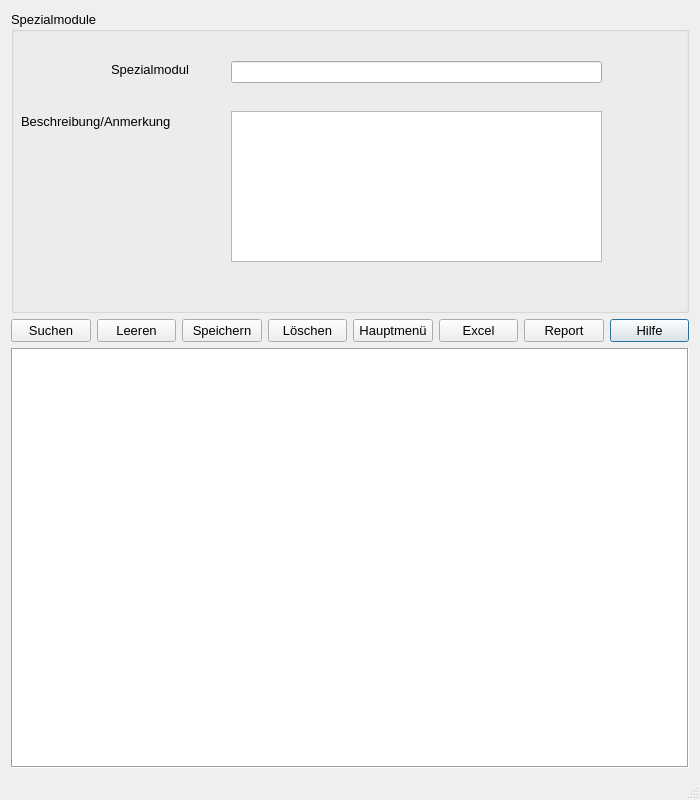
<?xml version="1.0" encoding="UTF-8"?>
<ui version="4.0">
 <class>Dialog</class>
 <widget class="QDialog" name="Dialog">
  <property name="geometry">
   <rect>
    <x>0</x>
    <y>0</y>
    <width>700</width>
    <height>800</height>
   </rect>
  </property>
  <property name="minimumSize">
   <size>
    <width>700</width>
    <height>800</height>
   </size>
  </property>
  <property name="font">
   <font>
    <pointsize>10</pointsize>
   </font>
  </property>
  <property name="windowTitle">
   <string>Dialog</string>
  </property>
  <property name="sizeGripEnabled">
   <bool>true</bool>
  </property>
  <layout class="QGridLayout" name="gridLayout">
   <item row="1" column="7">
    <widget class="QPushButton" name="btn_hilfe">
     <property name="sizePolicy">
      <sizepolicy hsizetype="Minimum" vsizetype="Fixed">
       <horstretch>0</horstretch>
       <verstretch>0</verstretch>
      </sizepolicy>
     </property>
     <property name="text">
      <string>Hilfe</string>
     </property>
     <property name="icon">
      <iconset>
       <normaloff>C:/Users/glaser3/_Symbole/UsedSymbols/info_13213.ico</normaloff>C:/Users/glaser3/_Symbole/UsedSymbols/info_13213.ico</iconset>
     </property>
    </widget>
   </item>
   <item row="4" column="0" colspan="8">
    <widget class="QTableWidget" name="tw_Table">
     <property name="sizePolicy">
      <sizepolicy hsizetype="Expanding" vsizetype="Fixed">
       <horstretch>0</horstretch>
       <verstretch>0</verstretch>
      </sizepolicy>
     </property>
     <property name="minimumSize">
      <size>
       <width>0</width>
       <height>420</height>
      </size>
     </property>
     <property name="frameShape">
      <enum>QFrame::Box</enum>
     </property>
     <property name="sizeAdjustPolicy">
      <enum>QAbstractScrollArea::AdjustIgnored</enum>
     </property>
    </widget>
   </item>
   <item row="1" column="3">
    <widget class="QPushButton" name="btn_loschen">
     <property name="sizePolicy">
      <sizepolicy hsizetype="Minimum" vsizetype="Fixed">
       <horstretch>0</horstretch>
       <verstretch>0</verstretch>
      </sizepolicy>
     </property>
     <property name="text">
      <string>Löschen</string>
     </property>
     <property name="icon">
      <iconset>
       <normaloff>C:/Users/glaser3/_Symbole/UsedSymbols/seo-social-web-network-internet_262_icon-icons.com_61518.ico</normaloff>C:/Users/glaser3/_Symbole/UsedSymbols/seo-social-web-network-internet_262_icon-icons.com_61518.ico</iconset>
     </property>
    </widget>
   </item>
   <item row="1" column="0">
    <widget class="QPushButton" name="btn_Suchen">
     <property name="sizePolicy">
      <sizepolicy hsizetype="Minimum" vsizetype="Fixed">
       <horstretch>0</horstretch>
       <verstretch>0</verstretch>
      </sizepolicy>
     </property>
     <property name="text">
      <string>Suchen</string>
     </property>
     <property name="icon">
      <iconset>
       <normaloff>C:/Users/glaser3/_Symbole/UsedSymbols/searchmagnifierinterfacesymbol1_79893.ico</normaloff>C:/Users/glaser3/_Symbole/UsedSymbols/searchmagnifierinterfacesymbol1_79893.ico</iconset>
     </property>
    </widget>
   </item>
   <item row="5" column="0" colspan="8">
    <widget class="QLabel" name="lab_INFO">
     <property name="sizePolicy">
      <sizepolicy hsizetype="Preferred" vsizetype="Fixed">
       <horstretch>0</horstretch>
       <verstretch>0</verstretch>
      </sizepolicy>
     </property>
     <property name="text">
      <string/>
     </property>
    </widget>
   </item>
   <item row="0" column="0" colspan="8">
    <widget class="QGroupBox" name="gb_Spezial">
     <property name="sizePolicy">
      <sizepolicy hsizetype="Ignored" vsizetype="Ignored">
       <horstretch>0</horstretch>
       <verstretch>0</verstretch>
      </sizepolicy>
     </property>
     <property name="title">
      <string>Spezialmodule</string>
     </property>
     <widget class="QLabel" name="lb_mod">
      <property name="geometry">
       <rect>
        <x>100</x>
        <y>50</y>
        <width>101</width>
        <height>16</height>
       </rect>
      </property>
      <property name="sizePolicy">
       <sizepolicy hsizetype="Preferred" vsizetype="Preferred">
        <horstretch>0</horstretch>
        <verstretch>0</verstretch>
       </sizepolicy>
      </property>
      <property name="text">
       <string>Spezialmodul</string>
      </property>
     </widget>
     <widget class="QLabel" name="lb_beschr">
      <property name="geometry">
       <rect>
        <x>10</x>
        <y>100</y>
        <width>191</width>
        <height>21</height>
       </rect>
      </property>
      <property name="sizePolicy">
       <sizepolicy hsizetype="Preferred" vsizetype="Preferred">
        <horstretch>0</horstretch>
        <verstretch>0</verstretch>
       </sizepolicy>
      </property>
      <property name="text">
       <string>Beschreibung/Anmerkung</string>
      </property>
     </widget>
     <widget class="QLineEdit" name="le_Modul">
      <property name="geometry">
       <rect>
        <x>220</x>
        <y>50</y>
        <width>371</width>
        <height>22</height>
       </rect>
      </property>
      <property name="sizePolicy">
       <sizepolicy hsizetype="Expanding" vsizetype="Preferred">
        <horstretch>0</horstretch>
        <verstretch>0</verstretch>
       </sizepolicy>
      </property>
     </widget>
     <widget class="QTextEdit" name="te_Beschreib">
      <property name="geometry">
       <rect>
        <x>220</x>
        <y>100</y>
        <width>371</width>
        <height>151</height>
       </rect>
      </property>
      <property name="sizePolicy">
       <sizepolicy hsizetype="Expanding" vsizetype="Preferred">
        <horstretch>0</horstretch>
        <verstretch>0</verstretch>
       </sizepolicy>
      </property>
      <property name="toolTipDuration">
       <number>-1</number>
      </property>
     </widget>
    </widget>
   </item>
   <item row="1" column="4">
    <widget class="QPushButton" name="btn_abbrechen">
     <property name="sizePolicy">
      <sizepolicy hsizetype="Minimum" vsizetype="Fixed">
       <horstretch>0</horstretch>
       <verstretch>0</verstretch>
      </sizepolicy>
     </property>
     <property name="text">
      <string>Hauptmenü</string>
     </property>
     <property name="icon">
      <iconset>
       <normaloff>C:/Users/glaser3/_Symbole/UsedSymbols/log-out_icon-icons.com_50106.ico</normaloff>C:/Users/glaser3/_Symbole/UsedSymbols/log-out_icon-icons.com_50106.ico</iconset>
     </property>
    </widget>
   </item>
   <item row="1" column="5">
    <widget class="QPushButton" name="btn_excel">
     <property name="sizePolicy">
      <sizepolicy hsizetype="Minimum" vsizetype="Fixed">
       <horstretch>0</horstretch>
       <verstretch>0</verstretch>
      </sizepolicy>
     </property>
     <property name="text">
      <string>Excel</string>
     </property>
     <property name="icon">
      <iconset>
       <normaloff>C:/Users/glaser3/_Symbole/UsedSymbols/microsoft_excel_icon_132212.ico</normaloff>C:/Users/glaser3/_Symbole/UsedSymbols/microsoft_excel_icon_132212.ico</iconset>
     </property>
    </widget>
   </item>
   <item row="1" column="2">
    <widget class="QPushButton" name="btn_speichern">
     <property name="sizePolicy">
      <sizepolicy hsizetype="Minimum" vsizetype="Fixed">
       <horstretch>0</horstretch>
       <verstretch>0</verstretch>
      </sizepolicy>
     </property>
     <property name="text">
      <string>Speichern</string>
     </property>
     <property name="icon">
      <iconset>
       <normaloff>C:/Users/glaser3/_Symbole/UsedSymbols/save_3621.ico</normaloff>C:/Users/glaser3/_Symbole/UsedSymbols/save_3621.ico</iconset>
     </property>
    </widget>
   </item>
   <item row="1" column="6">
    <widget class="QPushButton" name="btn_report">
     <property name="sizePolicy">
      <sizepolicy hsizetype="Minimum" vsizetype="Fixed">
       <horstretch>0</horstretch>
       <verstretch>0</verstretch>
      </sizepolicy>
     </property>
     <property name="text">
      <string>Report</string>
     </property>
     <property name="icon">
      <iconset>
       <normaloff>C:/Users/glaser3/_Symbole/UsedSymbols/reporting_noun_report_document_file_icon_148360.ico</normaloff>C:/Users/glaser3/_Symbole/UsedSymbols/reporting_noun_report_document_file_icon_148360.ico</iconset>
     </property>
    </widget>
   </item>
   <item row="1" column="1">
    <widget class="QPushButton" name="btn_clear">
     <property name="sizePolicy">
      <sizepolicy hsizetype="Minimum" vsizetype="Fixed">
       <horstretch>0</horstretch>
       <verstretch>0</verstretch>
      </sizepolicy>
     </property>
     <property name="text">
      <string>Leeren</string>
     </property>
     <property name="icon">
      <iconset>
       <normaloff>C:/Users/glaser3/_Symbole/UsedSymbols/searchmagnifierinterfacesymbol1_79893.ico</normaloff>C:/Users/glaser3/_Symbole/UsedSymbols/searchmagnifierinterfacesymbol1_79893.ico</iconset>
     </property>
    </widget>
   </item>
  </layout>
 </widget>
 <resources/>
 <connections/>
</ui>
